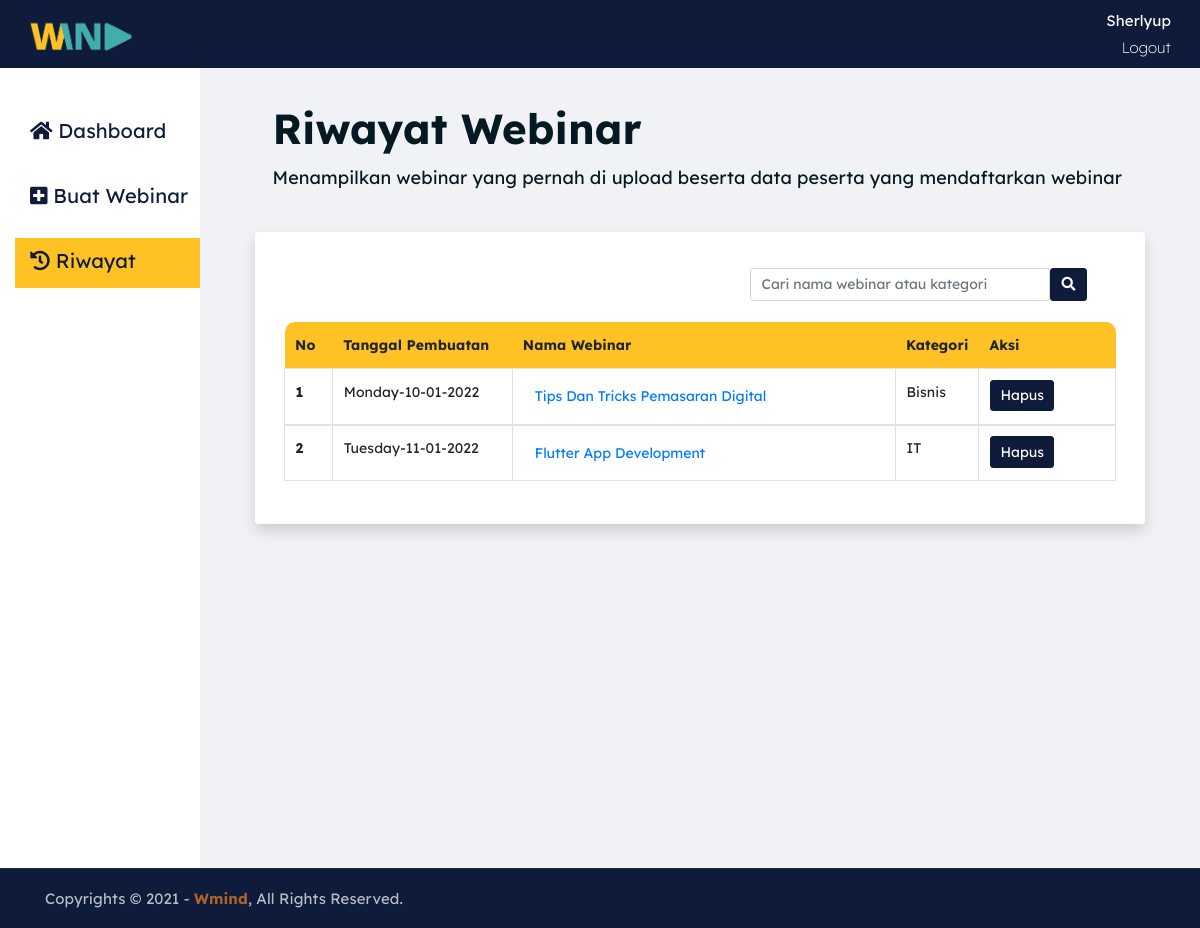
Page /riwayat-webinar-eo.php (signed in) on the committed database.
### tables this page shows
CREATE TABLE `tb_buat_webinar` (
  `id_webinar` int(11) NOT NULL,
  `id_author` int(11) NOT NULL,
  `gambar_poster` varchar(20) NOT NULL,
  `tgl_buat` varchar(100) NOT NULL,
  `judul_webinar` varchar(225) NOT NULL,
  `kategori_webinar` varchar(50) NOT NULL,
  `nama_eo` varchar(225) NOT NULL,
  `email_eo` varchar(225) NOT NULL,
  `tanggal_mulai` varchar(100) NOT NULL,
  `waktu_mulai` varchar(20) NOT NULL,
  `link_streaming` varchar(150) DEFAULT NULL,
  `deskripsi_webinar` text NOT NULL
);

### riwayat-webinar-eo.php (the view, shortened to what this page needs)
<!DOCTYPE html>
<html lang="en">
<head>
	<link rel="stylesheet" href="assets/css/all.min.css">
	<link rel="stylesheet" href="assets/bootstrap/css/bootstrap.min.css">
	<link rel="stylesheet" href="assets/css/owl.carousel.css">
	<link rel="stylesheet" href="assets/css/magnific-popup.css">
	<link rel="stylesheet" href="assets/css/animate.css">
	<link rel="stylesheet" href="assets/css/meanmenu.min.css">
	<link rel="stylesheet" href="assets/css/main.css">
	<link rel="stylesheet" href="assets/css/css_sherly.css">
	<link rel="stylesheet" href="assets/css/responsive.css">
</head>
<body>
    <nav class="navbar navBarEo">
        <div class="container-fluid navBarEo">
            <a class="navbar-brand" href="index.php">
                <img src="assets/img/logo_transparan.png" style="width: 70%" alt="">
            </a>
            <div class="navBarUsername">
				<p class="panggilUsername"> <?php echo $_SESSION['username']; ?></p>
				<a class="txtLogout" href="logout.php">Logout</a>
			</div>
        </div>
    </nav>
	<div class="container-fluid">
		<div class="row">
			<div class="col-md-2 colKiri">
				<div class="sidebarEo">
				    <ul style='list-style-type: none;'>
						<li class="listMenu" >
							<a class="pilihanMenu" href="dashboard-eo.php"><i class="fas fa-home"></i> Dashboard</a>
						</li>
						<li class="listMenu">
							<a class="pilihanMenu" href="buat-webinar-eo
							.php"><i class="fas fa-plus-square"></i> Buat Webinar</a>
						</li>
						<li class="listMenu active ">
							<a class="pilihanMenu" href="riwayat-webinar-eo.php"><i class="fas fa-history" ></i> Riwayat</a>
						</li>
					</ul>
				</div>
			</div>
			<div class="col-md-10" style="background-color: #F0F2F5;">
				<div class="cardDashboard">
					<div class="card cardBuatWebinar">
						<div class="card-body">
							<h2 class="card-title">Riwayat Webinar</h2>
							<p class="card-text" style="font-size: 18px;">Menampilkan webinar yang pernah di upload beserta data peserta yang mendaftarkan webinar </p>
						</div>
					</div>
					<div class="card shadow p-3 mb-5 bg-white rounded" style="width: 100%; border: none; border-radius: 6px;">
						<div class="card-body" style="padding: 15px">
							<div class="navbar">
								<div class="container d-flex justify-content-end mb-3 ">
									<form class="d-flex" action="" method="post" style=" ">
										<input class="form-control" style="width: 300px;" name="inputCari" type="search" placeholder="Cari nama webinar atau kategori" aria-label="Search">
										<button class="btn" name="cari" type="submit" style="background-color: #0E1B3A; color: white;"><i class="fas fa-search"></i></button>
									</form>
								</div>
							</div>
							<table class="table table-bordered tabelRiwayat" >
								<thead>
									<tr class="tabelThead">
										<th scope="col" style="border-top-left-radius: 10px; border: none; width: 50px">No</th>
										<th scope="col" style="border: none; width: 200px">Tanggal Pembuatan</th>
										<th scope="col" style="border: none; width: 450px">Nama Webinar</th>
										<th scope="col" style="border: none;">Kategori</th>
										<th scope="col" style="border-top-right-radius: 10px; border: none; width: 150px;">Aksi</th>
									</tr>
								</thead>
									<?php
										include "koneksi.php";
										$id_author=$_SESSION['id_user'];
										$no=1;
										$cari = $_POST['inputCari'];
										if($cari != ''){
											$select= mysqli_query($koneksi, "SELECT * FROM tb_buat_webinar WHERE id_author='$id_author' AND judul_webinar LIKE '%".$cari."%' OR kategori_webinar LIKE '%".$cari."%' ");
										}else{
											$select= mysqli_query($koneksi, "SELECT * FROM tb_buat_webinar WHERE id_author='$id_author' ");
										}
										if(mysqli_num_rows($select)){
											while ($data=mysqli_fetch_array ($select)){
									?>
								<tbody>
									<tr>
										<th><?php echo $no++;?></th>
										<td style="text-transform: capitalize;"><?php echo $data['tgl_buat'];?> </td>
										<td>
											<a href="detail-webinar-eo.php?id_webinar=<?php echo $data['id_webinar'];?>" >
												<button type="button" class="btn btn-link" style="text-transform: capitalize;  text-align: left;">
														<?php
														$title = $data['judul_webinar'];
														$new = [];
														if($new) {
															$new = implode(" ", $new);
															print_r($new); echo '...';
														}
														else {
															print_r($title);
														}
													?>
												</button>
											</a>
										</td>
										<td><?php echo $data['kategori_webinar'];?> </td>
										<td>
											<a href="delete-webinar-eo.php?id_webinar=<?php echo $data['id_webinar'];?>"
												onclick="return confirm ('Apakah anda yakin?')" >
												<button type="button" class="btn btn-dark btnAksi">Hapus</button>
											</a>
										</td>
									</tr>
								</tbody>
								<?php } } else{
										echo '<tr class="align-middle"><td colspan="5">Tidak ada data</td></tr>';
									}?>
							</table>
						</div>
					</div>
				</div>
			</div>
		</div>
	</div>
	<div class="copyright" style="background-color: #0E1B3A">
		<div class="container">
			<div class="row">
				<div class="col-lg-6 col-md-12">
					<p>Copyrights &copy; 2021 - <a href="https://imransdesign.com/">Wmind</a>,  All Rights Reserved.</p>
				</div>
			</div>
		</div>
	</div>
</body>
</html>

### assets/css/main.css (style rules this page uses)
html { font-size: 14px; font-weight: 400; line-height: 28px; height: 100%; }
body { font-family: 'Lexend Deca', sans-serif; font-weight: 400; font-size: 1rem; letter-spacing: 0.1px; line-height: 1.8; color: #051922; overflow-x: hidden; }
body img { max-width: 100%; }
a { cursor: pointer; text-decoration: none; -webkit-transition: all 0.2s ease-in-out; -o-transition: all 0.2s ease-in-out; transition: all 0.2s ease-in-out; }
h1, .h1, h2, .h2, h3, .h3, h4, .h4, h5, .h5, h6, .h6 { font-family: 'Lexend Deca', sans-serif; font-weight: 700; margin: 0 0 1.25rem 0; color: #051922; }
h2, .h2 { font-size: 3rem; font-weight: 700; line-height: 3.25rem; }
p { font-family: 'Lexend Deca', sans-serif; font-weight: 400; font-size: 1rem; letter-spacing: 0.1px; line-height: 1.8; color: #051922; margin: 0 0 1.25rem 0; }
p:last-child { margin: 0; }
a.navbar-brand img { max-width: 150px; }
.copyright { background-color: #051922; border-top: 1px solid #232a35; }
.copyright p { margin: 0; color: #fff; opacity: 0.7; padding: 16px 0; font-size: 15px; }
.copyright a { color: #F28123; font-weight: 700; }
a.navbar-brand { -webkit-transition: 0.3s; -o-transition: 0.3s; transition: 0.3s; }
html, body { height: 100%; }
thead { border-bottom: 1px solid #eee; }

### assets/css/css_sherly.css (style rules this page uses)
.navBarEo { background-color: #0E1B3A; }
.navBarUsername { text-align: right; }
.panggilUsername { color: white; font-family: 'Lexend Deca', sans-serif; font-size: 15px; margin-bottom: 0px; text-transform: capitalize; }
.txtLogout { color: white; font-family: 'Lexend Deca', sans-serif; font-size: 15px; font-weight: 200; }
.colKiri { height: 800px; background-color: white; width: 300px; }
.sidebarEo { padding-top: 40px; margin-left: -20px; width: 400px; }
.sidebarEo ul li.active { background-color: #FFC224; color: white !important; }
.listMenu { margin-left: -20px; padding-top: 5px; padding-bottom: 5px; padding-right: 5px; padding-left: 5px; width: 200px; height: 50px; font-family: 'Lexend Deca', sans-serif; font-size: 20px; cursor: pointer; }
.pilihanMenu { margin-left: 10px; color: #0E1B3A; }
.cardDashboard { margin: 40px; }
.cardBuatWebinar { font-family: 'Lexend Deca', sans-serif; margin-bottom: 20px; margin-top: -20px; background: transparent; border: none; }
.tabelRiwayat { border: none; }
.tabelThead { background-color: #FFC224; border: none; }
.btnAksi { background-color: #0E1B3A; color: white; border: none; text-transform: capitalize; }

### rows in the picture
tb_buat_webinar: tgl_buat "Monday-10-01-2022", value "Tips Dan Tricks Pemasaran Digital", kategori_webinar "Bisnis"
tb_buat_webinar: tgl_buat "Tuesday-11-01-2022", value "Flutter App Development", kategori_webinar "IT"

### other values in the picture
$_SESSION['username'] "Sherlyup"
